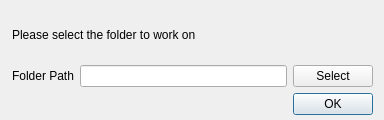
<?xml version="1.0" encoding="UTF-8"?>
<ui version="4.0">
 <class>SetFolder</class>
 <widget class="QDialog" name="SetFolder">
  <property name="windowModality">
   <enum>Qt::WindowModal</enum>
  </property>
  <property name="geometry">
   <rect>
    <x>0</x>
    <y>0</y>
    <width>384</width>
    <height>120</height>
   </rect>
  </property>
  <property name="maximumSize">
   <size>
    <width>384</width>
    <height>120</height>
   </size>
  </property>
  <property name="contextMenuPolicy">
   <enum>Qt::NoContextMenu</enum>
  </property>
  <property name="windowTitle">
   <string>Dialog</string>
  </property>
  <property name="modal">
   <bool>true</bool>
  </property>
  <layout class="QVBoxLayout" name="verticalLayout">
   <property name="leftMargin">
    <number>12</number>
   </property>
   <property name="bottomMargin">
    <number>5</number>
   </property>
   <item>
    <layout class="QHBoxLayout" name="horizontalLayout_2">
     <item>
      <widget class="QLabel" name="label">
       <property name="text">
        <string>Please select the folder to work on</string>
       </property>
      </widget>
     </item>
    </layout>
   </item>
   <item>
    <layout class="QGridLayout" name="gridLayout_2">
     <item row="0" column="1">
      <widget class="QLineEdit" name="input_folderPath">
       <property name="echoMode">
        <enum>QLineEdit::Normal</enum>
       </property>
      </widget>
     </item>
     <item row="0" column="0">
      <widget class="QLabel" name="label_folderPath">
       <property name="text">
        <string>Folder Path</string>
       </property>
      </widget>
     </item>
     <item row="0" column="2">
      <widget class="QPushButton" name="button_selectFolder">
       <property name="text">
        <string>Select</string>
       </property>
      </widget>
     </item>
    </layout>
   </item>
   <item>
    <layout class="QHBoxLayout" name="horizontalLayout">
     <item>
      <widget class="QLabel" name="label_err">
       <property name="enabled">
        <bool>true</bool>
       </property>
       <property name="text">
        <string/>
       </property>
      </widget>
     </item>
     <item>
      <spacer name="horizontalSpacer">
       <property name="orientation">
        <enum>Qt::Horizontal</enum>
       </property>
       <property name="sizeHint" stdset="0">
        <size>
         <width>40</width>
         <height>20</height>
        </size>
       </property>
      </spacer>
     </item>
     <item>
      <widget class="QPushButton" name="button_ok">
       <property name="text">
        <string>OK</string>
       </property>
       <property name="checkable">
        <bool>false</bool>
       </property>
       <property name="default">
        <bool>true</bool>
       </property>
       <property name="flat">
        <bool>false</bool>
       </property>
      </widget>
     </item>
    </layout>
   </item>
  </layout>
 </widget>
 <tabstops>
  <tabstop>input_folderPath</tabstop>
  <tabstop>button_ok</tabstop>
 </tabstops>
 <resources/>
 <connections/>
</ui>
